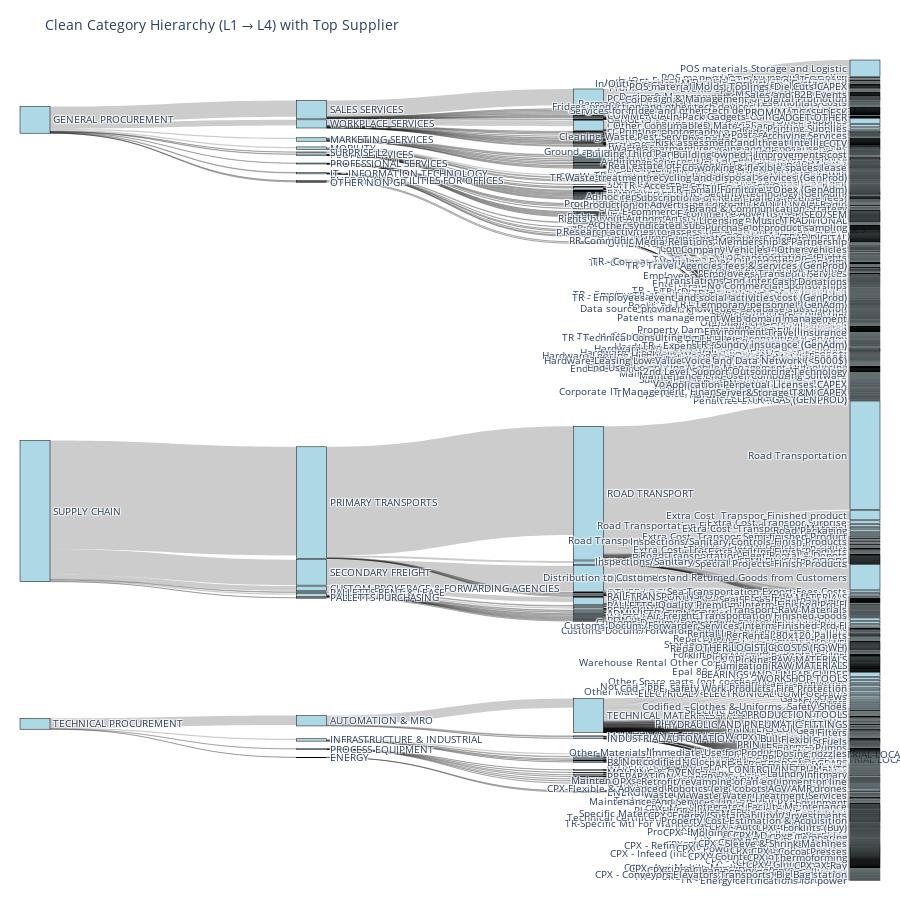

Write notebook code for a chart like this one.
### Code cell
# Sort nodes by level to help with layout clarity
all_edges['source_level'] = all_edges['source_label'].map(lambda x: df[
    (df['puor_ds_level1_new'] == x) | 
    (df['puor_ds_level2_new'] == x) | 
    (df['puor_ds_level3_new'] == x)
].shape[0])
# Rebuild node list with level order
ordered_nodes = []
for level in ['puor_ds_level1_new', 'puor_ds_level2_new', 'puor_ds_level3_new', 'puor_ds_level4_new']:
    ordered_nodes.extend(df[level].dropna().unique().tolist())
nodes_ordered_unique = list(dict.fromkeys(ordered_nodes))  # preserve order

# Reindex nodes based on level-order
node_indices_ordered = {label: idx for idx, label in enumerate(nodes_ordered_unique)}
sources = [node_indices_ordered[row['source_label']] for _, row in all_edges.iterrows()]
targets = [node_indices_ordered[row['target_label']] for _, row in all_edges.iterrows()]

# Final Sankey chart
fig = go.Figure(data=[go.Sankey(
    arrangement="fixed",  # prevent automatic reordering
    node=dict(
        pad=25,
        thickness=30,
        line=dict(color="black", width=0.5),
        label=nodes_ordered_unique,
        color="lightblue"
    ),
    link=dict(
        source=sources,
        target=targets,
        value=values,
        customdata=customdata,
        hovertemplate=(
            "<b>From:</b> %{customdata[0]}<br>" +
            "<b>To:</b> %{customdata[1]}<br>" +
            "<b>Top Supplier:</b> %{customdata[2]}<br>" +
            "<b>PO Lines:</b> %{customdata[3]}<extra></extra>"
        )
    ))])

fig.update_layout(
    title_text="Clean Category Hierarchy (L1 → L4) with Top Supplier",
    font_size=10,
    height=900,
    margin=dict(l=20, r=20, t=60, b=20)
)
fig.show()

### Figure 1 — Plotly figure (JSON) as saved in the notebook; plotly's stock layout.template omitted (floating-point values rounded to 4 significant figures; data arrays with more than 128 entries replaced by an {"elided": "..."} marker saying what was removed)
{"data": [{"arrangement": "fixed", "link": {"customdata": {"elided": "697x5 mixed values"}, "hovertemplate": "<b>From:</b> %{customdata[0]}<br><b>To:</b> %{customdata[1]}<br><b>Top Supplier:</b> %{customdata[2]}<br><b>PO Lines:</b> %{customdata[3]}<extra></extra>", "source": {"elided": "697 int values"}, "target": {"elided": "697 int values"}, "value": {"elided": "697 int values"}}, "node": {"color": "lightblue", "label": {"elided": "700 str values"}, "line": {"color": "black", "width": 0.5}, "pad": 25, "thickness": 30}, "type": "sankey"}], "layout": {"font": {"size": 10}, "height": 900, "margin": {"b": 20, "l": 20, "r": 20, "t": 60}, "title": {"text": "Clean Category Hierarchy (L1 → L4) with Top Supplier"}}}
